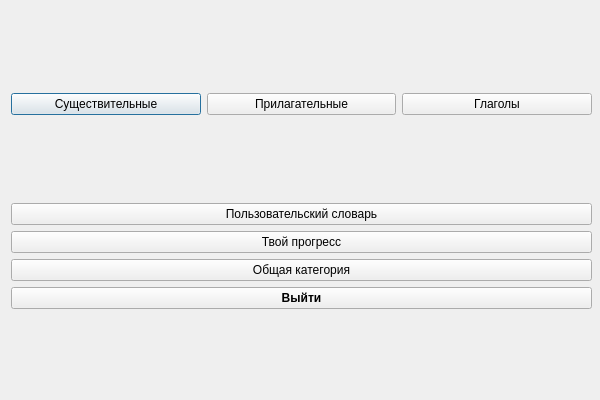
<?xml version="1.0" encoding="UTF-8"?>
<ui version="4.0">
 <class>MainMenu</class>
 <widget class="QDialog" name="MainMenu">
  <property name="geometry">
   <rect>
    <x>0</x>
    <y>0</y>
    <width>600</width>
    <height>400</height>
   </rect>
  </property>
  <property name="windowTitle">
   <string>Главное меню</string>
  </property>
  <widget class="QWidget" name="layoutWidget">
   <property name="geometry">
    <rect>
     <x>11</x>
     <y>11</y>
     <width>581</width>
     <height>381</height>
    </rect>
   </property>
   <layout class="QVBoxLayout" name="verticalLayout_2">
    <item>
     <layout class="QHBoxLayout" name="horizontalLayout">
      <item>
       <widget class="QPushButton" name="nounc_category_button">
        <property name="text">
         <string>Существительные</string>
        </property>
       </widget>
      </item>
      <item>
       <widget class="QPushButton" name="adjectives_catogory_button">
        <property name="text">
         <string>Прилагательные</string>
        </property>
       </widget>
      </item>
      <item>
       <widget class="QPushButton" name="verbs_category_button">
        <property name="text">
         <string>Глаголы</string>
        </property>
       </widget>
      </item>
     </layout>
    </item>
    <item>
     <layout class="QVBoxLayout" name="verticalLayout">
      <item>
       <widget class="QPushButton" name="user_dic_button">
        <property name="text">
         <string>Пользовательский словарь</string>
        </property>
       </widget>
      </item>
      <item>
       <widget class="QPushButton" name="progress_Button">
        <property name="focusPolicy">
         <enum>Qt::NoFocus</enum>
        </property>
        <property name="text">
         <string>Твой прогресс</string>
        </property>
       </widget>
      </item>
      <item>
       <widget class="QPushButton" name="all_category_button">
        <property name="text">
         <string>Общая категория</string>
        </property>
       </widget>
      </item>
      <item>
       <widget class="QPushButton" name="exit_button">
        <property name="sizePolicy">
         <sizepolicy hsizetype="Minimum" vsizetype="Fixed">
          <horstretch>0</horstretch>
          <verstretch>0</verstretch>
         </sizepolicy>
        </property>
        <property name="font">
         <font>
          <weight>75</weight>
          <bold>true</bold>
         </font>
        </property>
        <property name="text">
         <string>Выйти</string>
        </property>
       </widget>
      </item>
     </layout>
    </item>
   </layout>
  </widget>
 </widget>
 <resources/>
 <connections/>
</ui>
